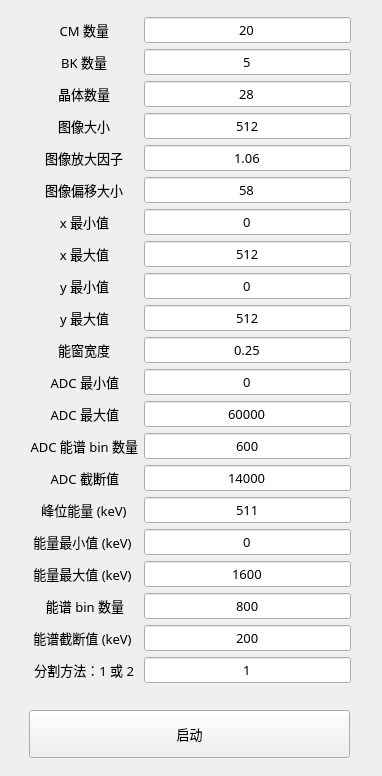
<?xml version="1.0" encoding="UTF-8"?>
<ui version="4.0">
 <class>ParameterForm</class>
 <widget class="QWidget" name="ParameterForm">
  <property name="geometry">
   <rect>
    <x>0</x>
    <y>0</y>
    <width>382</width>
    <height>776</height>
   </rect>
  </property>
  <property name="font">
   <font>
    <pointsize>10</pointsize>
   </font>
  </property>
  <property name="windowTitle">
   <string>Form</string>
  </property>
  <widget class="QWidget" name="layoutWidget">
   <property name="geometry">
    <rect>
     <x>30</x>
     <y>9</y>
     <width>321</width>
     <height>681</height>
    </rect>
   </property>
   <property name="font">
    <font>
     <family>微软雅黑</family>
     <pointsize>10</pointsize>
    </font>
   </property>
   <layout class="QFormLayout" name="formLayout">
    <property name="labelAlignment">
     <set>Qt::AlignCenter</set>
    </property>
    <property name="formAlignment">
     <set>Qt::AlignLeading|Qt::AlignLeft|Qt::AlignVCenter</set>
    </property>
    <item row="0" column="0">
     <widget class="QLabel" name="label_nCM">
      <property name="minimumSize">
       <size>
        <width>0</width>
        <height>0</height>
       </size>
      </property>
      <property name="font">
       <font>
        <family>微软雅黑</family>
        <pointsize>10</pointsize>
       </font>
      </property>
      <property name="text">
       <string>CM 数量</string>
      </property>
      <property name="alignment">
       <set>Qt::AlignRight|Qt::AlignTrailing|Qt::AlignVCenter</set>
      </property>
     </widget>
    </item>
    <item row="0" column="1">
     <widget class="QLineEdit" name="lineEdit_nCM">
      <property name="font">
       <font>
        <family>微软雅黑</family>
        <pointsize>10</pointsize>
       </font>
      </property>
      <property name="text">
       <string>20</string>
      </property>
      <property name="alignment">
       <set>Qt::AlignCenter</set>
      </property>
     </widget>
    </item>
    <item row="1" column="0">
     <widget class="QLabel" name="label_nBK">
      <property name="minimumSize">
       <size>
        <width>0</width>
        <height>0</height>
       </size>
      </property>
      <property name="font">
       <font>
        <family>微软雅黑</family>
        <pointsize>10</pointsize>
       </font>
      </property>
      <property name="text">
       <string>BK 数量</string>
      </property>
      <property name="alignment">
       <set>Qt::AlignRight|Qt::AlignTrailing|Qt::AlignVCenter</set>
      </property>
     </widget>
    </item>
    <item row="1" column="1">
     <widget class="QLineEdit" name="lineEdit_nBK">
      <property name="font">
       <font>
        <family>微软雅黑</family>
        <pointsize>10</pointsize>
       </font>
      </property>
      <property name="text">
       <string>5</string>
      </property>
      <property name="alignment">
       <set>Qt::AlignCenter</set>
      </property>
     </widget>
    </item>
    <item row="2" column="0">
     <widget class="QLabel" name="label_nCrystal">
      <property name="font">
       <font>
        <family>微软雅黑</family>
        <pointsize>10</pointsize>
       </font>
      </property>
      <property name="text">
       <string>晶体数量</string>
      </property>
      <property name="alignment">
       <set>Qt::AlignRight|Qt::AlignTrailing|Qt::AlignVCenter</set>
      </property>
     </widget>
    </item>
    <item row="2" column="1">
     <widget class="QLineEdit" name="lineEdit_nCrystal">
      <property name="font">
       <font>
        <family>微软雅黑</family>
        <pointsize>10</pointsize>
       </font>
      </property>
      <property name="text">
       <string>28</string>
      </property>
      <property name="alignment">
       <set>Qt::AlignCenter</set>
      </property>
     </widget>
    </item>
    <item row="3" column="0">
     <widget class="QLabel" name="label_nPixel">
      <property name="font">
       <font>
        <family>微软雅黑</family>
        <pointsize>10</pointsize>
       </font>
      </property>
      <property name="text">
       <string>图像大小</string>
      </property>
      <property name="alignment">
       <set>Qt::AlignRight|Qt::AlignTrailing|Qt::AlignVCenter</set>
      </property>
     </widget>
    </item>
    <item row="3" column="1">
     <widget class="QLineEdit" name="lineEdit_nPixel">
      <property name="font">
       <font>
        <family>微软雅黑</family>
        <pointsize>10</pointsize>
       </font>
      </property>
      <property name="text">
       <string>512</string>
      </property>
      <property name="alignment">
       <set>Qt::AlignCenter</set>
      </property>
     </widget>
    </item>
    <item row="4" column="0">
     <widget class="QLabel" name="label_enlarge">
      <property name="font">
       <font>
        <family>微软雅黑</family>
        <pointsize>10</pointsize>
       </font>
      </property>
      <property name="text">
       <string>图像放大因子</string>
      </property>
      <property name="alignment">
       <set>Qt::AlignRight|Qt::AlignTrailing|Qt::AlignVCenter</set>
      </property>
     </widget>
    </item>
    <item row="4" column="1">
     <widget class="QLineEdit" name="lineEdit_enlarge">
      <property name="font">
       <font>
        <family>微软雅黑</family>
        <pointsize>10</pointsize>
       </font>
      </property>
      <property name="text">
       <string>1.06</string>
      </property>
      <property name="alignment">
       <set>Qt::AlignCenter</set>
      </property>
     </widget>
    </item>
    <item row="5" column="0">
     <widget class="QLabel" name="label_bias">
      <property name="font">
       <font>
        <family>微软雅黑</family>
        <pointsize>10</pointsize>
       </font>
      </property>
      <property name="text">
       <string>图像偏移大小</string>
      </property>
      <property name="alignment">
       <set>Qt::AlignRight|Qt::AlignTrailing|Qt::AlignVCenter</set>
      </property>
     </widget>
    </item>
    <item row="5" column="1">
     <widget class="QLineEdit" name="lineEdit_bias">
      <property name="font">
       <font>
        <family>微软雅黑</family>
        <pointsize>10</pointsize>
       </font>
      </property>
      <property name="text">
       <string>58</string>
      </property>
      <property name="alignment">
       <set>Qt::AlignCenter</set>
      </property>
     </widget>
    </item>
    <item row="6" column="0">
     <widget class="QLabel" name="label_xmin">
      <property name="font">
       <font>
        <family>微软雅黑</family>
        <pointsize>10</pointsize>
       </font>
      </property>
      <property name="text">
       <string>x 最小值</string>
      </property>
      <property name="alignment">
       <set>Qt::AlignRight|Qt::AlignTrailing|Qt::AlignVCenter</set>
      </property>
     </widget>
    </item>
    <item row="6" column="1">
     <widget class="QLineEdit" name="lineEdit_xmin">
      <property name="font">
       <font>
        <family>微软雅黑</family>
        <pointsize>10</pointsize>
       </font>
      </property>
      <property name="text">
       <string>0</string>
      </property>
      <property name="alignment">
       <set>Qt::AlignCenter</set>
      </property>
     </widget>
    </item>
    <item row="7" column="0">
     <widget class="QLabel" name="label_xmax">
      <property name="font">
       <font>
        <family>微软雅黑</family>
        <pointsize>10</pointsize>
       </font>
      </property>
      <property name="text">
       <string>x 最大值</string>
      </property>
      <property name="alignment">
       <set>Qt::AlignRight|Qt::AlignTrailing|Qt::AlignVCenter</set>
      </property>
     </widget>
    </item>
    <item row="7" column="1">
     <widget class="QLineEdit" name="lineEdit_xmax">
      <property name="font">
       <font>
        <family>微软雅黑</family>
        <pointsize>10</pointsize>
       </font>
      </property>
      <property name="text">
       <string>512</string>
      </property>
      <property name="alignment">
       <set>Qt::AlignCenter</set>
      </property>
     </widget>
    </item>
    <item row="8" column="0">
     <widget class="QLabel" name="label_ymin">
      <property name="font">
       <font>
        <family>微软雅黑</family>
        <pointsize>10</pointsize>
       </font>
      </property>
      <property name="text">
       <string>y 最小值</string>
      </property>
      <property name="alignment">
       <set>Qt::AlignRight|Qt::AlignTrailing|Qt::AlignVCenter</set>
      </property>
     </widget>
    </item>
    <item row="8" column="1">
     <widget class="QLineEdit" name="lineEdit_ymin">
      <property name="font">
       <font>
        <family>微软雅黑</family>
        <pointsize>10</pointsize>
       </font>
      </property>
      <property name="text">
       <string>0</string>
      </property>
      <property name="alignment">
       <set>Qt::AlignCenter</set>
      </property>
     </widget>
    </item>
    <item row="9" column="0">
     <widget class="QLabel" name="label_ymax">
      <property name="font">
       <font>
        <family>微软雅黑</family>
        <pointsize>10</pointsize>
       </font>
      </property>
      <property name="text">
       <string>y 最大值</string>
      </property>
      <property name="alignment">
       <set>Qt::AlignRight|Qt::AlignTrailing|Qt::AlignVCenter</set>
      </property>
     </widget>
    </item>
    <item row="9" column="1">
     <widget class="QLineEdit" name="lineEdit_ymax">
      <property name="font">
       <font>
        <family>微软雅黑</family>
        <pointsize>10</pointsize>
       </font>
      </property>
      <property name="text">
       <string>512</string>
      </property>
      <property name="alignment">
       <set>Qt::AlignCenter</set>
      </property>
     </widget>
    </item>
    <item row="10" column="0">
     <widget class="QLabel" name="label_EW_width">
      <property name="font">
       <font>
        <family>微软雅黑</family>
        <pointsize>10</pointsize>
       </font>
      </property>
      <property name="text">
       <string>能窗宽度</string>
      </property>
      <property name="alignment">
       <set>Qt::AlignRight|Qt::AlignTrailing|Qt::AlignVCenter</set>
      </property>
     </widget>
    </item>
    <item row="10" column="1">
     <widget class="QLineEdit" name="lineEdit_EW_width">
      <property name="font">
       <font>
        <family>微软雅黑</family>
        <pointsize>10</pointsize>
       </font>
      </property>
      <property name="text">
       <string>0.25</string>
      </property>
      <property name="alignment">
       <set>Qt::AlignCenter</set>
      </property>
     </widget>
    </item>
    <item row="11" column="0">
     <widget class="QLabel" name="label_ADC_min">
      <property name="font">
       <font>
        <family>微软雅黑</family>
        <pointsize>10</pointsize>
       </font>
      </property>
      <property name="text">
       <string>ADC 最小值</string>
      </property>
      <property name="alignment">
       <set>Qt::AlignRight|Qt::AlignTrailing|Qt::AlignVCenter</set>
      </property>
     </widget>
    </item>
    <item row="11" column="1">
     <widget class="QLineEdit" name="lineEdit_ADC_min">
      <property name="font">
       <font>
        <family>微软雅黑</family>
        <pointsize>10</pointsize>
       </font>
      </property>
      <property name="text">
       <string>0</string>
      </property>
      <property name="alignment">
       <set>Qt::AlignCenter</set>
      </property>
     </widget>
    </item>
    <item row="12" column="0">
     <widget class="QLabel" name="label_ADC_max">
      <property name="font">
       <font>
        <family>微软雅黑</family>
        <pointsize>10</pointsize>
       </font>
      </property>
      <property name="text">
       <string>ADC 最大值</string>
      </property>
      <property name="alignment">
       <set>Qt::AlignRight|Qt::AlignTrailing|Qt::AlignVCenter</set>
      </property>
     </widget>
    </item>
    <item row="12" column="1">
     <widget class="QLineEdit" name="lineEdit_ADC_max">
      <property name="font">
       <font>
        <family>微软雅黑</family>
        <pointsize>10</pointsize>
       </font>
      </property>
      <property name="text">
       <string>60000</string>
      </property>
      <property name="alignment">
       <set>Qt::AlignCenter</set>
      </property>
     </widget>
    </item>
    <item row="13" column="0">
     <widget class="QLabel" name="label_ADC_nBins">
      <property name="font">
       <font>
        <family>微软雅黑</family>
        <pointsize>10</pointsize>
       </font>
      </property>
      <property name="text">
       <string>ADC 能谱 bin 数量</string>
      </property>
      <property name="alignment">
       <set>Qt::AlignRight|Qt::AlignTrailing|Qt::AlignVCenter</set>
      </property>
     </widget>
    </item>
    <item row="13" column="1">
     <widget class="QLineEdit" name="lineEdit_ADC_nBins">
      <property name="font">
       <font>
        <family>微软雅黑</family>
        <pointsize>10</pointsize>
       </font>
      </property>
      <property name="text">
       <string>600</string>
      </property>
      <property name="alignment">
       <set>Qt::AlignCenter</set>
      </property>
     </widget>
    </item>
    <item row="14" column="0">
     <widget class="QLabel" name="label_ADC_cutValue">
      <property name="font">
       <font>
        <family>微软雅黑</family>
        <pointsize>10</pointsize>
       </font>
      </property>
      <property name="text">
       <string>ADC 截断值</string>
      </property>
      <property name="alignment">
       <set>Qt::AlignRight|Qt::AlignTrailing|Qt::AlignVCenter</set>
      </property>
     </widget>
    </item>
    <item row="14" column="1">
     <widget class="QLineEdit" name="lineEdit_ADC_cutValue">
      <property name="font">
       <font>
        <family>微软雅黑</family>
        <pointsize>10</pointsize>
       </font>
      </property>
      <property name="text">
       <string>14000</string>
      </property>
      <property name="alignment">
       <set>Qt::AlignCenter</set>
      </property>
     </widget>
    </item>
    <item row="15" column="0">
     <widget class="QLabel" name="label_peakE">
      <property name="font">
       <font>
        <family>微软雅黑</family>
        <pointsize>10</pointsize>
       </font>
      </property>
      <property name="text">
       <string>峰位能量 (keV)</string>
      </property>
      <property name="alignment">
       <set>Qt::AlignCenter</set>
      </property>
     </widget>
    </item>
    <item row="15" column="1">
     <widget class="QLineEdit" name="lineEdit_peakE">
      <property name="font">
       <font>
        <family>微软雅黑</family>
        <pointsize>10</pointsize>
       </font>
      </property>
      <property name="text">
       <string>511</string>
      </property>
      <property name="cursorPosition">
       <number>3</number>
      </property>
      <property name="alignment">
       <set>Qt::AlignCenter</set>
      </property>
     </widget>
    </item>
    <item row="16" column="0">
     <widget class="QLabel" name="label_recE_min">
      <property name="font">
       <font>
        <family>微软雅黑</family>
        <pointsize>10</pointsize>
       </font>
      </property>
      <property name="text">
       <string>能量最小值 (keV) </string>
      </property>
      <property name="alignment">
       <set>Qt::AlignRight|Qt::AlignTrailing|Qt::AlignVCenter</set>
      </property>
     </widget>
    </item>
    <item row="16" column="1">
     <widget class="QLineEdit" name="lineEdit_recE_min">
      <property name="font">
       <font>
        <family>微软雅黑</family>
        <pointsize>10</pointsize>
       </font>
      </property>
      <property name="text">
       <string>0</string>
      </property>
      <property name="alignment">
       <set>Qt::AlignCenter</set>
      </property>
     </widget>
    </item>
    <item row="17" column="0">
     <widget class="QLabel" name="label_recE_max">
      <property name="font">
       <font>
        <family>微软雅黑</family>
        <pointsize>10</pointsize>
       </font>
      </property>
      <property name="text">
       <string>能量最大值 (keV) </string>
      </property>
      <property name="alignment">
       <set>Qt::AlignRight|Qt::AlignTrailing|Qt::AlignVCenter</set>
      </property>
     </widget>
    </item>
    <item row="17" column="1">
     <widget class="QLineEdit" name="lineEdit_recE_max">
      <property name="font">
       <font>
        <family>微软雅黑</family>
        <pointsize>10</pointsize>
       </font>
      </property>
      <property name="text">
       <string>1600</string>
      </property>
      <property name="alignment">
       <set>Qt::AlignCenter</set>
      </property>
     </widget>
    </item>
    <item row="18" column="0">
     <widget class="QLabel" name="label_recE_nBins">
      <property name="font">
       <font>
        <family>微软雅黑</family>
        <pointsize>10</pointsize>
       </font>
      </property>
      <property name="text">
       <string>能谱 bin 数量</string>
      </property>
      <property name="alignment">
       <set>Qt::AlignRight|Qt::AlignTrailing|Qt::AlignVCenter</set>
      </property>
     </widget>
    </item>
    <item row="18" column="1">
     <widget class="QLineEdit" name="lineEdit_recE_nBins">
      <property name="font">
       <font>
        <family>微软雅黑</family>
        <pointsize>10</pointsize>
       </font>
      </property>
      <property name="text">
       <string>800</string>
      </property>
      <property name="alignment">
       <set>Qt::AlignCenter</set>
      </property>
     </widget>
    </item>
    <item row="19" column="0">
     <widget class="QLabel" name="label_recE_cutValue">
      <property name="font">
       <font>
        <family>微软雅黑</family>
        <pointsize>10</pointsize>
       </font>
      </property>
      <property name="text">
       <string>能谱截断值 (keV) </string>
      </property>
      <property name="alignment">
       <set>Qt::AlignRight|Qt::AlignTrailing|Qt::AlignVCenter</set>
      </property>
     </widget>
    </item>
    <item row="19" column="1">
     <widget class="QLineEdit" name="lineEdit_recE_cutValue">
      <property name="font">
       <font>
        <family>微软雅黑</family>
        <pointsize>10</pointsize>
       </font>
      </property>
      <property name="text">
       <string>200</string>
      </property>
      <property name="alignment">
       <set>Qt::AlignCenter</set>
      </property>
     </widget>
    </item>
    <item row="20" column="0">
     <widget class="QLabel" name="label_segMethod">
      <property name="font">
       <font>
        <family>微软雅黑</family>
        <pointsize>10</pointsize>
       </font>
      </property>
      <property name="text">
       <string>分割方法：1 或 2</string>
      </property>
      <property name="alignment">
       <set>Qt::AlignRight|Qt::AlignTrailing|Qt::AlignVCenter</set>
      </property>
     </widget>
    </item>
    <item row="20" column="1">
     <widget class="QLineEdit" name="lineEdit_segMethod">
      <property name="font">
       <font>
        <family>微软雅黑</family>
        <pointsize>10</pointsize>
       </font>
      </property>
      <property name="text">
       <string>1</string>
      </property>
      <property name="alignment">
       <set>Qt::AlignCenter</set>
      </property>
     </widget>
    </item>
   </layout>
  </widget>
  <widget class="QPushButton" name="pushButton_start">
   <property name="geometry">
    <rect>
     <x>29</x>
     <y>710</y>
     <width>321</width>
     <height>48</height>
    </rect>
   </property>
   <property name="font">
    <font>
     <family>微软雅黑</family>
     <pointsize>10</pointsize>
    </font>
   </property>
   <property name="text">
    <string>启动</string>
   </property>
  </widget>
 </widget>
 <resources/>
 <connections/>
</ui>
